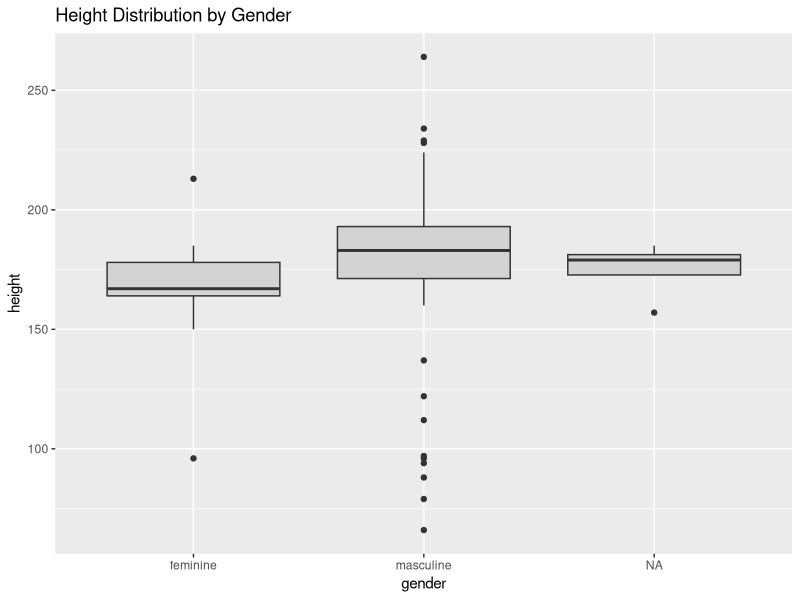

Generate this figure with R:
## ---- chunk 1
library(tidyverse)
#| warning: false
#| message: false
ggplot(data = starwars, mapping = aes(x = gender, y = height)) +
  geom_boxplot(fill = "lightgray") +
  labs(title = "Height Distribution by Gender")
